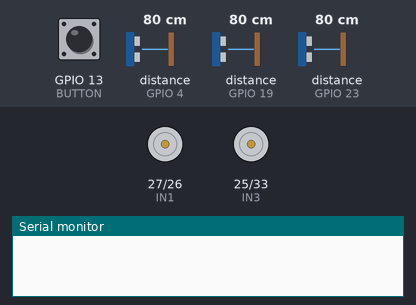
A sketch run on a simulated ESP32. On the bench: motor-driver pin pairs drawn as motors (green arrow = first pin HIGH = forward, orange = second pin HIGH = backward, longer = more drive, scaled by the enable pin), the last lines printed to the serial monitor. Inputs (shaded band) come from the test bench; at power-on: GPIO 13 (BUTTON) HIGH, distance to the obstacle (sensors on GPIO 19, GPIO 23, GPIO 4) 80 cm. The echo pulse lasts 58.3 µs per cm.

Above: at 1.2 s.
1.3 s: GPIO 13 (BUTTON) pulled LOW for 0.15 s
At 2.0 s:
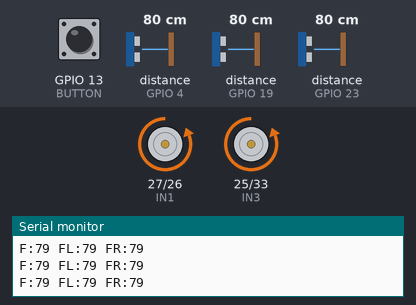
2.9 s: distance to the obstacle (sensor on GPIO 19) set to 27 cm
4.4 s: distance to the obstacle (sensor on GPIO 19) set to 23 cm
At 4.9 s:
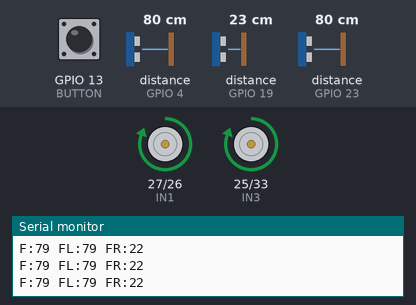
7.4 s: distance to the obstacle (sensor on GPIO 23) set to 2 cm
At 7.4 s:
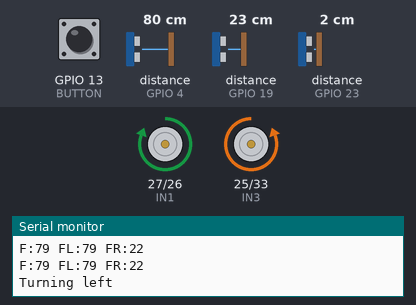
10.4 s: distance to the obstacle (sensor on GPIO 4) set to 30 cm
13.4 s: distance to the obstacle (sensor on GPIO 4) set to 25 cm
At 13.4 s:
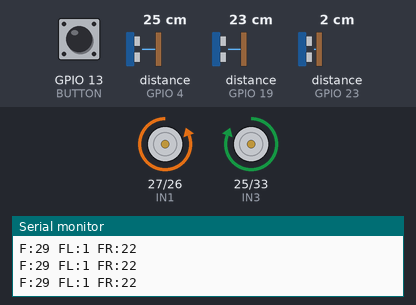
Timing chart, 0 to 15.9 s (numbered marks = the images above; inputs shaded):
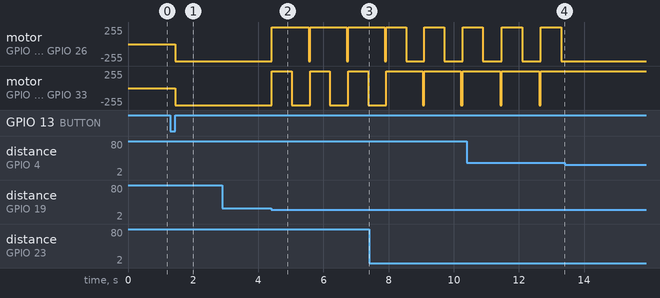

Measured:
- the behaviour switches between 26 and 25 cm on distance to the obstacle (sensor on GPIO 19) (found by bisection; images 1 and 2)
- the behaviour switches between 27 and 26 cm on distance to the obstacle (sensor on GPIO 4) (found by bisection; images 3 and 4)
- after the input at 1.3 s, motor on GPIO 27 (IN1) / GPIO 26 (IN2), motor on GPIO 25 (IN3) / GPIO 33 (IN4): stopped → backward 255/255 after 0.15 s
- after the input at 4.4 s, motor on GPIO 27 (IN1) / GPIO 26 (IN2): backward 255/255 → forward 255/255 at once; motor on GPIO 25 (IN3) / GPIO 33 (IN4): alternates forward 255/255 for 0.61 s and backward 255/255 for 0.57 s, starting at once
- after the input at 13.4 s, motor on GPIO 27 (IN1) / GPIO 26 (IN2): stops changing and stays backward 255/255; motor on GPIO 25 (IN3) / GPIO 33 (IN4): stops changing and stays forward 255/255

The sketch:

ObjectAvoidance.ino
```cpp
// Left motors
int IN1 = 27;
int IN2 = 26;
int ENA = 14;

// Right motors
int IN3 = 25;
int IN4 = 33;
int ENB = 32;

// Button
int BUTTON = 13;

// Ultrasonic sensors
int TRIG_F  = 5;  int ECHO_F  = 4;
int TRIG_FL = 22;  int ECHO_FL = 23;
int TRIG_FR = 18;  int ECHO_FR = 19;

int lastState = HIGH;
int currentState;
bool running = false;

// Avoidance state
enum DriveState { DRIVING, TURNING_LEFT, TURNING_RIGHT, BACKING_UP };
DriveState driveState = DRIVING;
unsigned long maneuverStart = 0;

void stopMotors() {
  digitalWrite(IN1, LOW); digitalWrite(IN2, LOW);
  digitalWrite(IN3, LOW); digitalWrite(IN4, LOW);
  digitalWrite(ENA, LOW); digitalWrite(ENB, LOW);
}

void driveForward() {
  digitalWrite(ENA, HIGH); digitalWrite(ENB, HIGH);
  digitalWrite(IN1, LOW);  digitalWrite(IN2, HIGH);
  digitalWrite(IN3, LOW);  digitalWrite(IN4, HIGH);
}

void driveBackward() {
  digitalWrite(ENA, HIGH); digitalWrite(ENB, HIGH);
  digitalWrite(IN1, HIGH); digitalWrite(IN2, LOW);
  digitalWrite(IN3, HIGH); digitalWrite(IN4, LOW);
}

void turnLeft() {
  digitalWrite(ENA, HIGH); digitalWrite(ENB, HIGH);
  digitalWrite(IN1, HIGH); digitalWrite(IN2, LOW);
  digitalWrite(IN3, LOW);  digitalWrite(IN4, HIGH);
}

void turnRight() {
  digitalWrite(ENA, HIGH); digitalWrite(ENB, HIGH);
  digitalWrite(IN1, LOW);  digitalWrite(IN2, HIGH);
  digitalWrite(IN3, HIGH); digitalWrite(IN4, LOW);
}

long getDistance(int trigPin, int echoPin) {
  digitalWrite(trigPin, LOW);
  delayMicroseconds(2);
  digitalWrite(trigPin, HIGH);
  delayMicroseconds(10);
  digitalWrite(trigPin, LOW);
  long duration = pulseIn(echoPin, HIGH, 60000);
  if (duration == 0) return 999;
  return duration * 0.034 / 2;
}

void setup() {
  Serial.begin(9600);
  pinMode(BUTTON, INPUT_PULLUP);
  pinMode(IN1, OUTPUT); pinMode(IN2, OUTPUT); pinMode(ENA, OUTPUT);
  pinMode(IN3, OUTPUT); pinMode(IN4, OUTPUT); pinMode(ENB, OUTPUT);
  pinMode(TRIG_F,  OUTPUT); pinMode(ECHO_F,  INPUT);
  pinMode(TRIG_FL, OUTPUT); pinMode(ECHO_FL, INPUT);
  pinMode(TRIG_FR, OUTPUT); pinMode(ECHO_FR, INPUT);
}

void loop() {
  currentState = digitalRead(BUTTON);

  if (lastState == LOW && currentState == HIGH) {
    if (!running) {
      Serial.println("Starting!");
      running = true;
      driveState = DRIVING;
      driveForward();
    } else {
      Serial.println("Stopping!");
      running = false;
      driveState = DRIVING;
      stopMotors();
    }
  }
  lastState = currentState;

  if (!running) return;

  long distF  = getDistance(TRIG_F,  ECHO_F);
  long distFL = getDistance(TRIG_FL, ECHO_FL);
  long distFR = getDistance(TRIG_FR, ECHO_FR);
  unsigned long elapsed = millis() - maneuverStart;

  Serial.print("F:"); Serial.print(distF);
  Serial.print(" FL:"); Serial.print(distFL);
  Serial.print(" FR:"); Serial.println(distFR);

  if (driveState == DRIVING) {
    if (distF < 25 || distFL < 25 || distFR < 25) {
      maneuverStart = millis();
      driveState = BACKING_UP;
      driveBackward();
      Serial.println("Obstacle! Backing up...");
    }

  } else if (driveState == BACKING_UP && elapsed >= 600) {
    maneuverStart = millis();
    if (distFR > distFL) {
      driveState = TURNING_RIGHT;
      turnRight();
      Serial.println("Turning right");
    } else {
      driveState = TURNING_LEFT;
      turnLeft();
      Serial.println("Turning left");
    }

  } else if ((driveState == TURNING_LEFT || driveState == TURNING_RIGHT) && elapsed >= 500) {
    if (distF > 25) {
      driveState = DRIVING;
      driveForward();
      Serial.println("Path clear, moving forward");
    } else {
      maneuverStart = millis();
    }
  }
}
```
